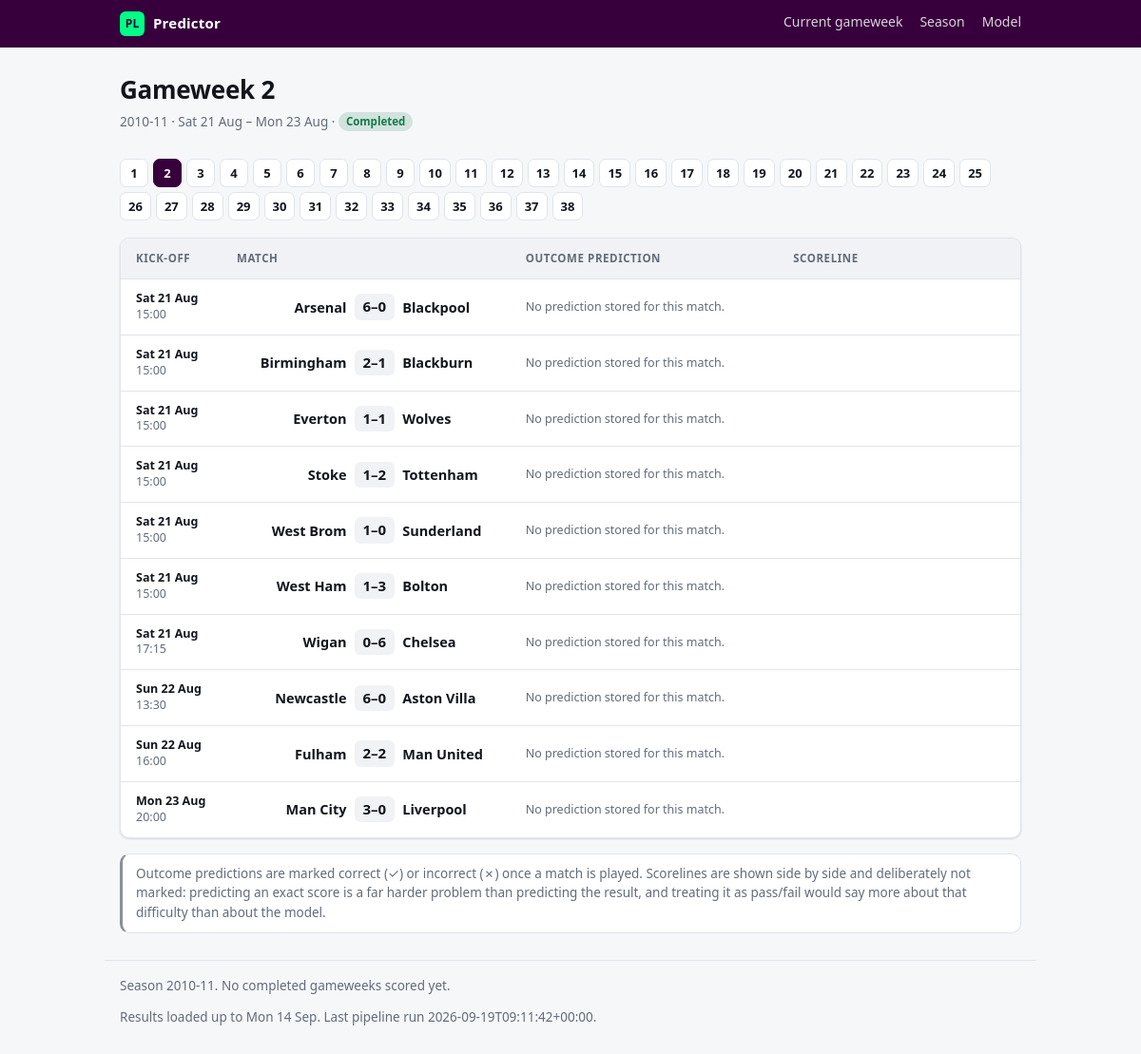
Screenshot of /season/2010-11/gameweek/2 with the database file from the repository.
### tables this page shows
CREATE TABLE matches (
    match_id      TEXT PRIMARY KEY,
    season        TEXT NOT NULL,
    competition   TEXT NOT NULL,
    matchday      INTEGER,
    match_date    TEXT,
    kickoff       TEXT,
    home_team     TEXT NOT NULL,
    away_team     TEXT NOT NULL,
    home_goals    INTEGER,
    away_goals    INTEGER,
    result        TEXT,
    status        TEXT NOT NULL,
    updated_at    TEXT NOT NULL
);

### plpredict/web/app.py (the view)
    @app.route("/season/<season>/gameweek/<int:matchday>")
    def gameweek(season: str, matchday: int):
        with _connection() as conn:
            data = queries.gameweek(conn, season, matchday)
            if not data["matches"]:
                abort(404)
            weeks = queries.season_gameweeks(conn, season)
            return render_template(
                "gameweek.html",
                data=data,
                weeks=weeks,
                season=season,
                seasons=queries.available_seasons(conn),
                record=queries.season_record(conn, season),
                current=queries.current_matchday(conn, season),
                freshness=queries.data_freshness(conn),
            )

### plpredict/data/teams.py (called while the page is built)
def display_name(canonical: str) -> str:
    return DISPLAY_NAMES.get(canonical, canonical)

### plpredict/db.py (called while the page is built, shortened)
@contextmanager
def connect(
    path: Path | str | None = None, *, read_only: bool = False
) -> Iterator[sqlite3.Connection]:
    db_path = Path(path or config.DB_PATH)
    if read_only:
        if not db_path.is_file():
            raise FileNotFoundError(
                f"No database at {db_path}. Build the serving database with "
                "scripts/export_web_db.py, or point PLPRED_DB at one."
            )
        conn = sqlite3.connect(
            f"file:{db_path}?mode=ro&immutable=1", uri=True, timeout=30
        )
        conn.row_factory = sqlite3.Row
        try:
            yield conn
        finally:
            conn.close()
        return

### plpredict/web/queries.py (called while the page is built)
def current_matchday(conn: sqlite3.Connection, season: str) -> int:
    row = conn.execute(
        """
        SELECT MIN(matchday) FROM matches
        WHERE season = ? AND competition = ? AND status != 'played'
        """,
        (season, config.TARGET_COMPETITION),
    ).fetchone()
    if row and row[0] is not None:
        return int(row[0])
    row = conn.execute(
        """
        SELECT MAX(matchday) FROM matches WHERE season = ? AND competition = ?
        """,
        (season, config.TARGET_COMPETITION),
    ).fetchone()
    return int(row[0]) if row and row[0] is not None else 1

def available_seasons(conn: sqlite3.Connection) -> list[str]:
    return [
        row[0]
        for row in conn.execute(
            "SELECT DISTINCT season FROM matches WHERE competition = ? ORDER BY season DESC",
            (config.TARGET_COMPETITION,),
        )
    ]

def data_freshness(conn: sqlite3.Connection) -> dict[str, Any]:
    row = conn.execute(
        "SELECT MAX(updated_at) AS updated, COUNT(*) AS n FROM matches"
    ).fetchone()
    latest_result = conn.execute(
        """
        SELECT MAX(match_date) FROM matches
        WHERE competition = ? AND status = 'played'
        """,
        (config.TARGET_COMPETITION,),
    ).fetchone()
    return {
        "ingested_at": row["updated"],
        "n_matches": row["n"],
        "latest_result_date": latest_result[0] if latest_result else None,
        "today": dt.date.today().isoformat(),
    }

### plpredict/web/templates/gameweek.html (shortened to what this page needs)
{% extends "base.html" %}
{% from "_match.html" import match_row %}
{% block content %}
<section class="gw-head">
  <div class="gw-title">
    <h1>Gameweek {{ data.matchday }}</h1>
    <p class="muted">
      {{ season }}
      {% if data.dates %}
        &middot; {{ data.dates[0] | pretty_date }}{% if data.dates|length > 1 %} &ndash; {{ data.dates[-1] | pretty_date }}{% endif %}
      {% endif %}
      &middot;
      {% if data.is_complete %}<span class="tag done">Completed</span>
      {% elif data.any_played %}<span class="tag live">In progress</span>
      {% else %}<span class="tag upcoming">Upcoming</span>{% endif %}
    </p>
  </div>
</section>
<nav class="gw-nav" aria-label="Gameweeks">
  {% for week in weeks %}
    <a class="chip{% if week.matchday == data.matchday %} chip-active{% endif %}{% if week.is_complete %} chip-done{% endif %}"
       href="{{ url_for('gameweek', season=season, matchday=week.matchday) }}"
       title="Gameweek {{ week.matchday }}{% if week.n_scored %} - {{ week.n_correct }}/{{ week.n_scored }} correct{% endif %}">
      {{ week.matchday }}
    </a>
  {% endfor %}
</nav>
<div class="match-list">
  <div class="match-list-head">
    <span>Kick-off</span><span>Match</span><span>Outcome prediction</span><span>Scoreline</span>
  </div>
  {% for match in data.matches %}
    {{ match_row(match) }}
  {% endfor %}
</div>
<p class="footnote">
  Outcome predictions are marked correct (✓) or incorrect (✗) once a match is played.
  Scorelines are shown side by side and deliberately not marked: predicting an exact
  score is a far harder problem than predicting the result, and treating it as
  pass/fail would say more about that difficulty than about the model.
</p>
{% endblock %}

### plpredict/web/templates/_match.html (shortened to what this page needs)
{% macro match_row(match) %}
<article class="match{% if match.played %} is-played{% endif %}">
  <div class="match-when">
    <span class="date">{{ match.date | pretty_date }}</span>
    <span class="time">{{ match.kickoff or '' }}</span>
  </div>
  <div class="match-teams">
    <span class="team home">{{ match.home_short }}</span>
    <span class="score">
      {% if match.played %}
        {{ match.home_goals }}&ndash;{{ match.away_goals }}
      {% else %}
        <span class="vs">v</span>
      {% endif %}
    </span>
    <span class="team away">{{ match.away_short }}</span>
  </div>
  {% if match.has_prediction %}
    <div class="match-prediction">
      <div class="pred-line">
        <span class="pick pick-{{ match.predicted_outcome | lower }}">{{ match.predicted_label }}</span>
        <span class="conf">{{ match.confidence | percent }} confidence</span>
        {% if match.outcome_correct is not none %}
          <span class="verdict {{ 'ok' if match.outcome_correct else 'bad' }}"
                title="{{ 'Outcome predicted correctly' if match.outcome_correct else 'Outcome predicted incorrectly' }}">
            {{ '✓' if match.outcome_correct else '✗' }}
          </span>
        {% endif %}
      </div>
      {{ probability_bar(match.probabilities, match.predicted_outcome) }}
    </div>
    <div class="match-score">
      <div class="score-pair">
        <span class="label">Predicted score</span>
        <span class="value">{{ match.pred_home_goals }}&ndash;{{ match.pred_away_goals }}</span>
      </div>
      <div class="score-pair">
        <span class="label">Actual</span>
        <span class="value">
          {% if match.played %}{{ match.home_goals }}&ndash;{{ match.away_goals }}{% else %}&mdash;{% endif %}
        </span>
      </div>
      <span class="xg">xG {{ '%.2f' % match.exp_home_goals }}&ndash;{{ '%.2f' % match.exp_away_goals }}</span>
    </div>
  {% else %}
    <div class="match-prediction no-pred">No prediction stored for this match.</div>
  {% endif %}
</article>
{% endmacro %}

### plpredict/web/static/style.css (style rules this page uses)
:root { color-scheme: light dark; --bg: #f6f7f9; --surface: #ffffff; --surface-2: #f0f2f5; --border: #e0e4ea; --text: #12161c; --muted: #626c7a; --home: #2f6fd0; --draw: #8a8f98; --away: #c2410c; --ok: #157a4a; --bad: #b3261e; --accent: #37003c; --radius: 10px; --shadow: 0 1px 2px rgba(16, 24, 40, .06), 0 1px 3px rgba(16, 24, 40, .08); }
* { box-sizing: border-box; }
body { margin: 0; background: var(--bg); color: var(--text); font: 15px/1.55 system-ui, -apple-system, "Segoe UI", Roboto, Helvetica, Arial, sans-serif; -webkit-font-smoothing: antialiased; }
h1 { font-size: 26px; margin: 0 0 4px; letter-spacing: -.01em; }
p { margin: 0 0 12px; }
.muted { color: var(--muted); font-size: 13.5px; }
.gw-head { display: flex; justify-content: space-between; align-items: flex-start; gap: 20px; flex-wrap: wrap; margin-bottom: 16px; }
.tag { display: inline-block; padding: 1px 8px; border-radius: 999px; font-size: 11.5px; font-weight: 600; vertical-align: 1px; }
.tag.done { background: color-mix(in srgb, var(--ok) 16%, transparent); color: var(--ok); }
.notice, .footnote { background: var(--surface); border: 1px solid var(--border); border-left: 3px solid var(--home); border-radius: var(--radius); padding: 10px 14px; color: var(--muted); font-size: 13.5px; margin: 16px 0; }
.footnote { border-left-color: var(--draw); }
.gw-nav { display: flex; flex-wrap: wrap; gap: 5px; margin-bottom: 18px; }
.chip { display: inline-grid; place-items: center; min-width: 30px; height: 30px; padding: 0 8px; border-radius: 7px; border: 1px solid var(--border); background: var(--surface); color: var(--muted); font-size: 13px; font-weight: 600; text-decoration: none; font-variant-numeric: tabular-nums; }
.chip-done { color: var(--text); }
.chip-active { background: var(--accent); border-color: var(--accent); color: #fff; }
.match-list { background: var(--surface); border: 1px solid var(--border); border-radius: var(--radius); overflow: hidden; box-shadow: var(--shadow); }
.match-list-head, .match { display: grid; grid-template-columns: 92px minmax(180px, 1.3fr) minmax(190px, 1.2fr) minmax(150px, 1fr); gap: 14px; align-items: center; padding: 12px 16px; border-bottom: 1px solid var(--border); }
.match:last-child { border-bottom: 0; }
.match-list-head { background: var(--surface-2); color: var(--muted); font-size: 11.5px; text-transform: uppercase; letter-spacing: .05em; font-weight: 600; }
.match-when { font-size: 12.5px; color: var(--muted); line-height: 1.35; }
.match-when .date { display: block; color: var(--text); font-weight: 550; }
.match-teams { display: grid; grid-template-columns: 1fr auto 1fr; gap: 8px; align-items: center; }
.match-teams .team { font-weight: 570; font-size: 14.5px; }
.match-teams .home { text-align: right; }
.match-teams .away { text-align: left; }
.match-teams .score { font-variant-numeric: tabular-nums; font-weight: 700; font-size: 15px; background: var(--surface-2); border-radius: 6px; padding: 2px 9px; white-space: nowrap; }
.no-pred { font-size: 12.5px; color: var(--muted); }

### rows the page displays
matches: match_date "Sat 21 Aug", date|pretty_date "Sat 21 Aug", kickoff "15:00", home_short "Arsenal", home_goals "6", away_goals "0", away_short "Blackpool"
matches: match_date "Mon 23 Aug", date|pretty_date "Mon 23 Aug", kickoff "20:00", home_short "Man City", home_goals "3", away_goals "0", away_short "Liverpool"
matches: date|pretty_date "Sat 21 Aug", kickoff "15:00", home_short "Birmingham", home_goals "2", away_goals "1", away_short "Blackburn"
matches: date|pretty_date "Sat 21 Aug", kickoff "15:00", home_short "Everton", home_goals "1", away_goals "1", away_short "Wolves"
matches: date|pretty_date "Sat 21 Aug", kickoff "15:00", home_short "Stoke", home_goals "1", away_goals "2", away_short "Tottenham"
matches: date|pretty_date "Sat 21 Aug", kickoff "15:00", home_short "West Brom", home_goals "1", away_goals "0", away_short "Sunderland"
matches: date|pretty_date "Sat 21 Aug", kickoff "15:00", home_short "West Ham", home_goals "1", away_goals "3", away_short "Bolton"
matches: date|pretty_date "Sat 21 Aug", kickoff "17:15", home_short "Wigan", home_goals "0", away_goals "6", away_short "Chelsea"
matches: date|pretty_date "Sun 22 Aug", kickoff "13:30", home_short "Newcastle", home_goals "6", away_goals "0", away_short "Aston Villa"
matches: date|pretty_date "Sun 22 Aug", kickoff "16:00", home_short "Fulham", home_goals "2", away_goals "2", away_short "Man United"

### other values shown
{{ data.matchday }} "2"
{{ season }} "2010-11"
{{ week.matchday }} "1" "2" "3" "4" "5" "6" "7" "8" "9" "10" "11" "12" "13" "14" "15" "16" "17" "18" "19" "20" "21" "22" "23" "24" "25" "26" "27" "28" "29" "30" "31" "32" "33" "34" "35" "36" "37" "38"
{{ freshness.latest_result_date | pretty_date }} "Mon 14 Sep"
{{ freshness.ingested_at }} "2026-09-19T09:11:42+00:00"
